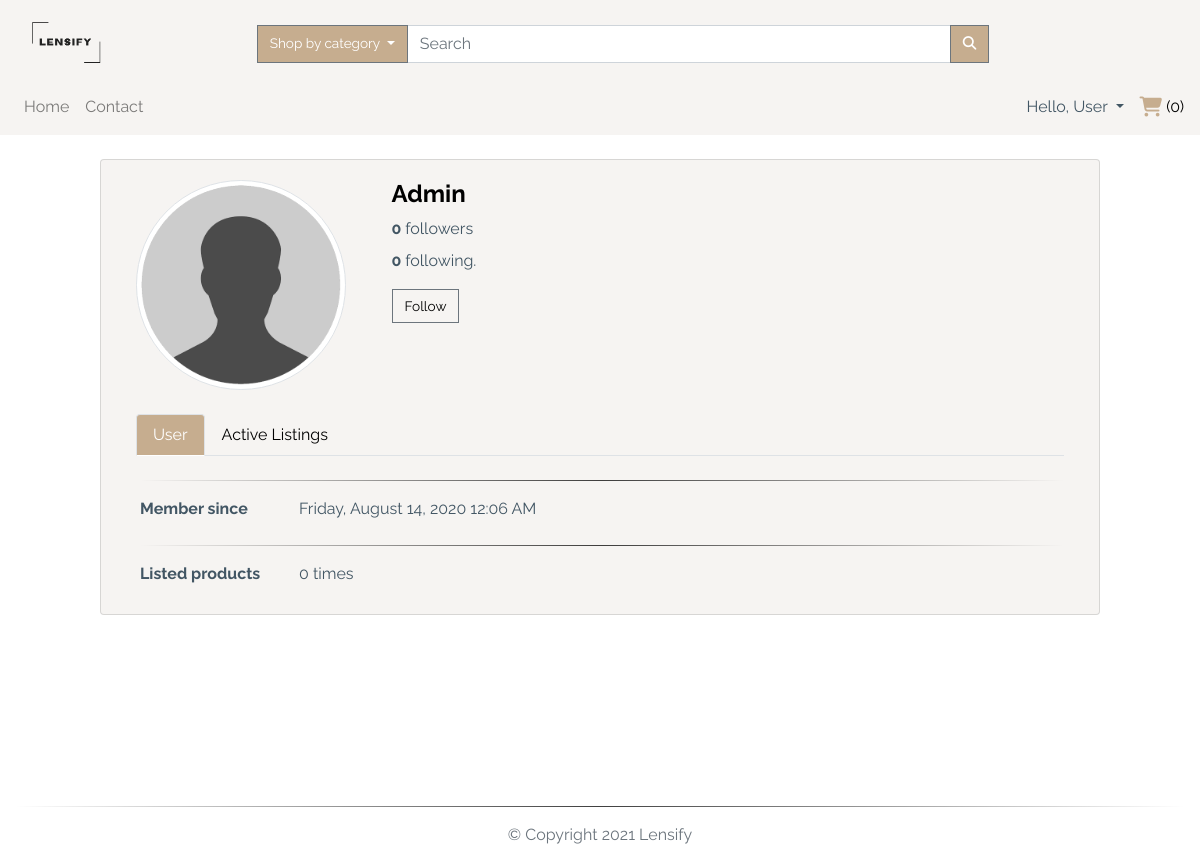
Page /profile/admin (signed in) on the earlier database version.
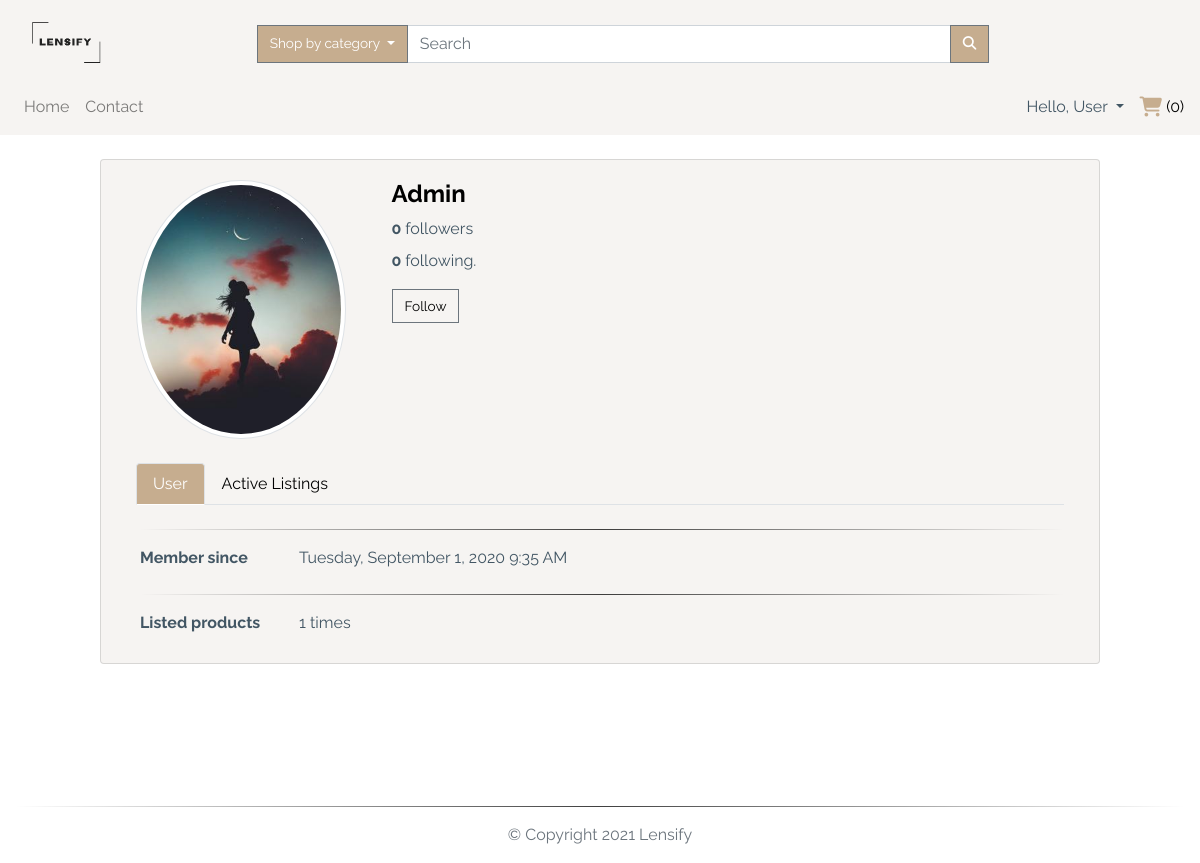
Same page on the later database version.
### app/models.py (models this page shows, shortened)
class TimestampMixin(object):
    created_at = db.Column(db.DateTime, nullable=False,
                           default=datetime.utcnow)
    updated_at = db.Column(db.DateTime, onupdate=datetime.utcnow)

class User(db.Model, TimestampMixin, UserMixin):
    __tablename__ = "users"
    id = db.Column(db.Integer, primary_key=True)
    first_name = db.Column(db.String(50), nullable=False)
    last_name = db.Column(db.String(50), nullable=False)
    username = db.Column(db.String(50), unique=True, nullable=False)
    email = db.Column(db.String(115), unique=True, nullable=False)
    image_file = db.Column(db.String(80), nullable=False,
                           default="default.jpg")
    password_hash = db.Column(db.String(60), nullable=False)
    items_for_sale = db.relationship(
        "ItemForSale", backref="seller", lazy="dynamic")
    orders = db.relationship("Order", backref="buyer", lazy=True)
    address = db.relationship(
        "Address", secondary="user_addresses", backref="user", lazy="dynamic"
    )
    followed = db.relationship(
        'User', secondary=followers,
        primaryjoin=(followers.c.follower_id == id),
        secondaryjoin=(followers.c.followed_id == id),
        backref=db.backref('followers', lazy='dynamic'), lazy='dynamic')
    reviewed = db.relationship(
        'Review', backref='user_reviewed', primaryjoin=(Review.user_reviewed_id == id), lazy="dynamic"
    )
    reviewer = db.relationship(
        'Review', backref='user_reviewer', primaryjoin=(Review.user_reviewer_id == id), lazy="dynamic"
    )
    def is_following(self, user):
        return self.followed.filter(
            followers.c.followed_id == user.id).count() > 0
    def followed_items(self):
        return ItemForSale.query.join(
            followers, (followers.c.followed_id == ItemForSale.seller_id)).filter(
                followers.c.follower_id == self.id).filter(ItemForSale.sold == False).order_by(
                    ItemForSale.id.desc())

### app/routes.py (the view)
@app.route("/profile/<username>", methods=["GET"])
@login_required
def user(username):
    page = request.args.get('page', 1, type=int)
    user = User.query.filter_by(username=username).first_or_404()
    rate = db.session.query(func.avg(Review.rating).label(
        'average')).filter(Review.user_reviewed_id == user.id)
    if rate[0].average:
        avg = round(rate[0].average, 2)
    else:
        avg = 0
    items_following = current_user.followed_items().paginate(
        page, app.config['LISTINGS_PER_PAGE'], False)
    next_url_following = url_for('user', username=username, page=items_following.next_num) \
        if items_following.has_next else None
    prev_url_following = url_for('user', username=username, page=items_following.prev_num) \
        if items_following.has_prev else None
    user_items_count = ItemForSale.query.filter_by(seller=user).count()
    user_items_sold = ItemForSale.query.filter_by(
        sold=True, seller=current_user).order_by(ItemForSale.id.desc()).paginate(
        page, app.config['LISTINGS_PER_PAGE'], False)
    next_url_sold = url_for('user', username=username, page=user_items_sold.next_num) \
        if items_following.has_next else None
    prev_url_sold = url_for('user', username=username, page=user_items_sold.prev_num) \
        if items_following.has_prev else None
    user_items_active = ItemForSale.query.filter_by(
        seller=user, sold=False).order_by(ItemForSale.id.desc()).paginate(
        page, app.config['LISTINGS_PER_PAGE'], False)
    next_url_active = url_for('user', username=username, page=user_items_active.next_num) \
        if items_following.has_next else None
    prev_url_active = url_for('user', username=username, page=user_items_active.prev_num) \
        if items_following.has_prev else None
    return render_template("user.html", title="Account", user=user, user_items_active=user_items_active.items,
                           user_items_count=user_items_count, user_items_sold=user_items_sold.items,
                           items_following=items_following.items, page_num=items_following.iter_pages(),
                           page_num1=user_items_sold.iter_pages(), page_num2=user_items_active.iter_pages(),
                           page=page, next_url_active=next_url_active, prev_url_active=prev_url_active,
                           next_url_following=next_url_following, prev_url_following=prev_url_following,
                           next_url_sold=next_url_sold, prev_url_sold=prev_url_sold, average=avg)

### app/models.py (called while the page is built)
@login_manager.user_loader
def load_user(user_id):
    return User.query.get(int(user_id))

    def process_result_value(self, value, dialect):
        return json.loads(value)

### app/routes.py (called while the page is built)
@app.before_request
def before_request():
    if current_user.is_authenticated:
        current_user.updated_at = datetime.utcnow()
        db.session.commit()

@app.context_processor
def inject_categories():
    categories = Category.query.join(
        ItemForSale, (Category.id == ItemForSale.category_id)).filter(ItemForSale.sold == False).all()
    return dict(categories=categories)

### app/templates/user.html (shortened to what this page needs)
{% extends "layout.html" %}
{%block app_content%}
<div id="profile-page">
  <div class="row mt-4 mb-4">
    <div class="card custom-bg col-12 col-md-10 mx-auto">
      <div class="card-body">
        <div class="card-title mb-4">
          <div class="row justify-content-start">
            <div class="image-container col-5 col-md-3">
              <div class="image">
                <img src="{{url_for('static', filename='img/profile/' + user.image_file)}}" id="imgProfile"
                  class="img-thumbnail rounded-circle" />
              </div>
            </div>
            <div class="userData col-5 ml-3">
              <h2 class="d-block">
                <a href="#">{{ user.username.capitalize() }}</a>
              </h2>
              <p class="mb-2">
                <span class="font-weight-bold">
                  {{ user.followers.count() }}
                </span>
                followers
              </p>
              <p>
                <span class="font-weight-bold">
                  {{ user.followed.count() }}
                </span>
                following.
              </p>
              {% if not current_user.is_following(user) %}
              <p>
                <a class="btn btn-outline-secondary no-radius"
                  href="{{ url_for('follow', username=user.username) }}">Follow</a>
              </p>
              {% else %}
              <p>
                <a class="btn btn-outline-secondary no-radius"
                  href="{{ url_for('unfollow', username=user.username) }}">Unfollow</a>
              </p>
              {% endif %}
            </div>
          </div>
        </div>
        <div class="row">
          <div class="col-12">
            <ul class="nav nav-tabs mb-4" id="myTab" role="tablist">
              <li class="nav-item active">
                <a class="nav-link active" id="basic-info-tab" data-toggle="tab" href="#basic-info" role="tab"
                  aria-controls="basic-info" aria-selected="true">User</a>
              </li>
              <li class="nav-item">
                <a class="nav-link" id="live-items-tab" data-toggle="tab" href="#live-items" role="tab"
                  aria-controls="live-items" aria-selected="false">Active Listings</a>
              </li>
            </ul>
            <div class="tab-content ml-1" id="tabContent">
              <div class="tab-pane fade show active" id="basic-info" role="tabpanel" aria-labelledby="basic-info-tab">
                <hr>
                <div class="row">
                  <div class="col-sm-3 col-md-2 col-5">
                    <label ">Member since</label>
                    </div>
                    <div class=" col-md-8 col-6">
                      {{ moment(user.created_at).format('LLLL') }}
                  </div>
                </div>
                <hr>
                <div class="row">
                  <div class="col-sm-3 col-md-2 col-5">
                    <label ">Listed products</label>
                    </div>
                    <div class=" col-md-8 col-6">
                      {{ user_items_count }} times
                  </div>
                </div>
              </div>
            </div>
          </div>
        </div>
      </div>
    </div>
  </div>
</div>
{% endblock app_content %}

Differences in the rows shown:
changed User "Admin": image_file: picture added in place of a placeholder; created_at "Friday, August 14, 2020 12:06 AM" → "Tuesday, September 1, 2020 9:35 AM"
Other differences:
{{ user_items_count }}: "0" → "1"
